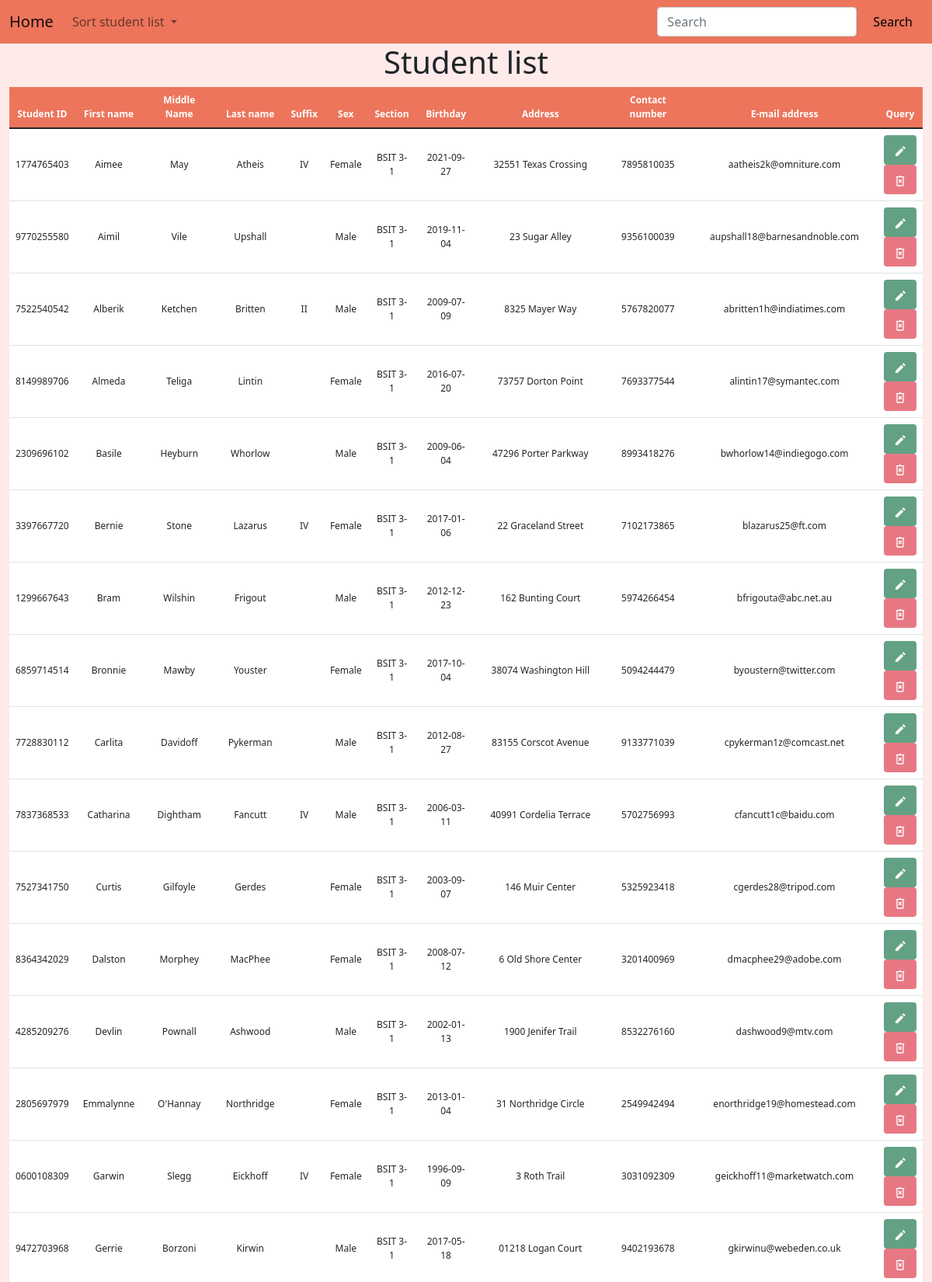
The app's page /controls/crud.php?sort=Student_First_Name (upper part) with its own data.
### tables this page shows
CREATE TABLE `tbl_student_profile` (
  `Student_ID` varchar(10) NOT NULL PRIMARY KEY,
  `Student_First_Name` varchar(50) NOT NULL,
  `Student_Middle_Name` varchar(50),
  `Student_Last_Name` varchar(50) NOT NULL,
  `Student_Suffix` varchar(10),
  `Student_Sex` enum('Male','Female') NOT NULL,
  `Student_Section` varchar(50) NOT NULL,
  `Student_Birthday` date NOT NULL,
  `Student_Address` varchar(100) NOT NULL,
  `Student_Contact_Number` varchar(11) NOT NULL,
  `Student_Email_Address` varchar(50) NOT NULL,
  `is_archive` boolean NOT NULL DEFAULT false
);

### functions/functions.php (called while the page is built, shortened)
<?php
function view($name, $contents = ''){
    require(APP_PATH . "page/layout-page.php");
}

### controls/crud.php (called while the page is built, shortened)
<?php
$view_bag = [
    'title' => 'Student Database',
    'heading' => 'Student list'
];
$records = Data::get_student_records();
if (is_get()) {
    if (isset($_GET['sort'])) {
        $sort = $_GET['sort'];
        $records = Data::sort_by($sort);
    }
}
view('crud', $records);

### functions/data/mysql.class.php (called while the page is built, shortened)
<?php
class MySqlDataProvider {
    public function __construct($source) {
        $this->source = $source;
    }
    public function sort_by($sort) {
        $pdo = $this->connect();
        $smt = $pdo->query("SELECT * FROM tbl_student_profile WHERE is_archive = false ORDER BY $sort");
        $data = $smt->fetchAll(PDO::FETCH_CLASS, 'StudentProfile');
        return $data;
    }
    private function connect() {
        try {
            return new PDO($this->source, CONFIG['db_user'], CONFIG['db_password']);
        } catch (PDOException $e) {
            return null;
        }
    }
}

### functions/data/static.class.php (called while the page is built, shortened)
<?php
class Data {
    static private $mdp;
    static public function init(MySqlDataProvider $mdp){
        return self::$mdp = $mdp;
    }
    static public function sort_by($sort){
        return self::$mdp->sort_by($sort);
    }
}

### page/crud-page.php (the view, shortened to what this page needs)
<div class="container-fluid">
    <h1 class="text-center align-middle"><?= $view_bag['heading'] ?></h1>
</div>
<div class="container-fluid container-table">
    <table class="table table-hover text-center align-middle" id="table">
        <thead>
            <tr>
                <th scope="col" id="id">Student ID</th>
                <th scope="col" id="fname">First name</th>
                <th scope="col" id="mname">Middle Name</th>
                <th scope="col" id="lname">Last name</th>
                <th scope="col" id="suffix">Suffix</th>
                <th scope="col" id="section">Sex</th>
                <th scope="col" id="sex">Section</th>
                <th scope="col" id="bday">Birthday</th>
                <th scope="col" id="address">Address</th>
                <th scope="col" id="number">Contact number</th>
                <th scope="col" id="email">E-mail address</th>
                <th scope="col" id="query">Query</th>
            </tr>
        </thead>
        <tbody>
            <?php foreach ($contents as $object) : ?>
                <tr>
                    <td><?= $object->Student_ID ?></td>
                    <td><?= $object->Student_First_Name ?></td>
                    <td><?= $object->Student_Middle_Name ?></td>
                    <td><?= $object->Student_Last_Name ?></td>
                    <td><?= $object->Student_Suffix ?></td>
                    <td><?= $object->Student_Sex ?></td>
                    <td><?= $object->Student_Section ?></td>
                    <td><?= $object->Student_Birthday ?></td>
                    <td><?= $object->Student_Address ?></td>
                    <td><?= $object->Student_Contact_Number ?></td>
                    <td><?= $object->Student_Email_Address ?></td>
                    <td>
                        <a class="btn button-edit-bg" type="submit" data-bs-toggle="modal" data-bs-target="#showEditModal">
                        </a>
                        <br>
                        <a class="btn button-delete-bg" data-bs-toggle="modal" data-bs-target="#showDeleteModal">
                        </a>
                    </td>
                </tr>
            <?php endforeach ?>
        </tbody>
    </table>
</div>

### css/stylesheet-crud.css (style rules this page uses)
body { background-color: #fdeae9; }
.container-table thead { background-color: #ec755c; color: white; }
.button-edit-bg { background-color: #63a184; }
.button-delete-bg { background-color: #e77883; }
table { background-color: white; }
tr { font-size: 30px; font-size: 1vw; }

### records on screen
tbl_student_profile: Student_ID "1774765403", Student_First_Name "Aimee", Student_Middle_Name "May", Student_Last_Name "Atheis", Student_Suffix "IV", Student_Sex "Female", Student_Section "BSIT 3-1", Student_Birthday "2021-09-27", Student_Address "32551 Texas Crossing", Student_Contact_Number "7895810035", Student_Email_Address "aatheis2k@omniture.com"
tbl_student_profile: Student_ID "9770255580", Student_First_Name "Aimil", Student_Middle_Name "Vile", Student_Last_Name "Upshall", Student_Sex "Male", Student_Section "BSIT 3-1", Student_Birthday "2019-11-04", Student_Address "23 Sugar Alley", Student_Contact_Number "9356100039", Student_Email_Address "aupshall18@barnesandnoble.com"
tbl_student_profile: Student_ID "7522540542", Student_First_Name "Alberik", Student_Middle_Name "Ketchen", Student_Last_Name "Britten", Student_Suffix "II", Student_Sex "Male", Student_Section "BSIT 3-1", Student_Birthday "2009-07-09", Student_Address "8325 Mayer Way", Student_Contact_Number "5767820077", Student_Email_Address "abritten1h@indiatimes.com"
tbl_student_profile: Student_ID "8149989706", Student_First_Name "Almeda", Student_Middle_Name "Teliga", Student_Last_Name "Lintin", Student_Sex "Female", Student_Section "BSIT 3-1", Student_Birthday "2016-07-20", Student_Address "73757 Dorton Point", Student_Contact_Number "7693377544", Student_Email_Address "alintin17@symantec.com"
tbl_student_profile: Student_ID "2309696102", Student_First_Name "Basile", Student_Middle_Name "Heyburn", Student_Last_Name "Whorlow", Student_Sex "Male", Student_Section "BSIT 3-1", Student_Birthday "2009-06-04", Student_Address "47296 Porter Parkway", Student_Contact_Number "8993418276", Student_Email_Address "bwhorlow14@indiegogo.com"
tbl_student_profile: Student_ID "3397667720", Student_First_Name "Bernie", Student_Middle_Name "Stone", Student_Last_Name "Lazarus", Student_Suffix "IV", Student_Sex "Female", Student_Section "BSIT 3-1", Student_Birthday "2017-01-06", Student_Address "22 Graceland Street", Student_Contact_Number "7102173865", Student_Email_Address "blazarus25@ft.com"
tbl_student_profile: Student_ID "1299667643", Student_First_Name "Bram", Student_Middle_Name "Wilshin", Student_Last_Name "Frigout", Student_Sex "Male", Student_Section "BSIT 3-1", Student_Birthday "2012-12-23", Student_Address "162 Bunting Court", Student_Contact_Number "5974266454", Student_Email_Address "bfrigouta@abc.net.au"
tbl_student_profile: Student_ID "6859714514", Student_First_Name "Bronnie", Student_Middle_Name "Mawby", Student_Last_Name "Youster", Student_Sex "Female", Student_Section "BSIT 3-1", Student_Birthday "2017-10-04", Student_Address "38074 Washington Hill", Student_Contact_Number "5094244479", Student_Email_Address "byoustern@twitter.com"
tbl_student_profile: Student_ID "7728830112", Student_First_Name "Carlita", Student_Middle_Name "Davidoff", Student_Last_Name "Pykerman", Student_Sex "Male", Student_Section "BSIT 3-1", Student_Birthday "2012-08-27", Student_Address "83155 Corscot Avenue", Student_Contact_Number "9133771039", Student_Email_Address "cpykerman1z@comcast.net"
tbl_student_profile: Student_ID "7837368533", Student_First_Name "Catharina", Student_Middle_Name "Dightham", Student_Last_Name "Fancutt", Student_Suffix "IV", Student_Sex "Male", Student_Section "BSIT 3-1", Student_Birthday "2006-03-11", Student_Address "40991 Cordelia Terrace", Student_Contact_Number "5702756993", Student_Email_Address "cfancutt1c@baidu.com"
tbl_student_profile: Student_ID "7527341750", Student_First_Name "Curtis", Student_Middle_Name "Gilfoyle", Student_Last_Name "Gerdes", Student_Sex "Female", Student_Section "BSIT 3-1", Student_Birthday "2003-09-07", Student_Address "146 Muir Center", Student_Contact_Number "5325923418", Student_Email_Address "cgerdes28@tripod.com"
tbl_student_profile: Student_ID "8364342029", Student_First_Name "Dalston", Student_Middle_Name "Morphey", Student_Last_Name "MacPhee", Student_Sex "Female", Student_Section "BSIT 3-1", Student_Birthday "2008-07-12", Student_Address "6 Old Shore Center", Student_Contact_Number "3201400969", Student_Email_Address "dmacphee29@adobe.com"
tbl_student_profile: Student_ID "4285209276", Student_First_Name "Devlin", Student_Middle_Name "Pownall", Student_Last_Name "Ashwood", Student_Sex "Male", Student_Section "BSIT 3-1", Student_Birthday "2002-01-13", Student_Address "1900 Jenifer Trail", Student_Contact_Number "8532276160", Student_Email_Address "dashwood9@mtv.com"
tbl_student_profile: Student_ID "2805697979", Student_First_Name "Emmalynne", Student_Middle_Name "O'Hannay", Student_Last_Name "Northridge", Student_Sex "Female", Student_Section "BSIT 3-1", Student_Birthday "2013-01-04", Student_Address "31 Northridge Circle", Student_Contact_Number "2549942494", Student_Email_Address "enorthridge19@homestead.com"
tbl_student_profile: Student_ID "0600108309", Student_First_Name "Garwin", Student_Middle_Name "Slegg", Student_Last_Name "Eickhoff", Student_Suffix "IV", Student_Sex "Female", Student_Section "BSIT 3-1", Student_Birthday "1996-09-09", Student_Address "3 Roth Trail", Student_Contact_Number "3031092309", Student_Email_Address "geickhoff11@marketwatch.com"
tbl_student_profile: Student_ID "9472703968", Student_First_Name "Gerrie", Student_Middle_Name "Borzoni", Student_Last_Name "Kirwin", Student_Sex "Male", Student_Section "BSIT 3-1", Student_Birthday "2017-05-18", Student_Address "01218 Logan Court", Student_Contact_Number "9402193678", Student_Email_Address "gkirwinu@webeden.co.uk"

### other values on screen
$view_bag['heading'] "Student list"
